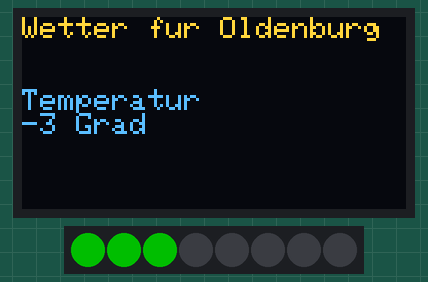
Recording of a sketch running on a simulated ESP8266 (NodeMCU). Parts: 128×64 one-colour display, 8 RGB LEDs in strip order, left to right. Dim RGB values are drawn brighter than linear; the OLED is the two-colour kind (top 16 rows yellow).

Above: at 0.35 s.
At 0.8 s:
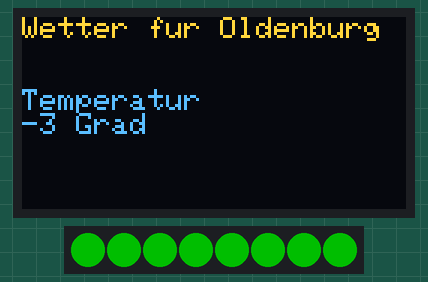
At 2.95 s:
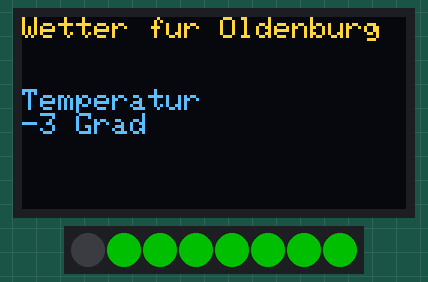
At 3.35 s:
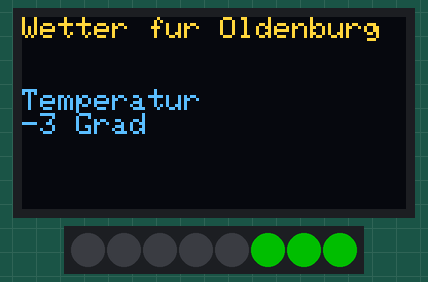
At 3.71 s:
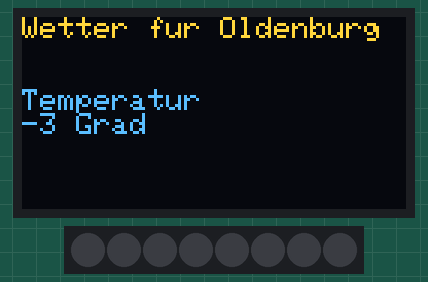
Timing chart, 0 to 40.0 s (numbered marks = the images above):
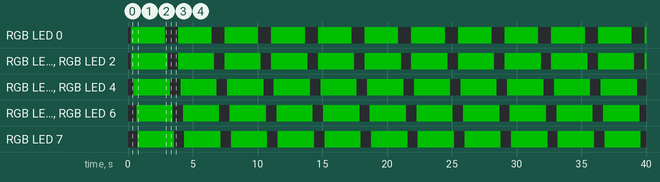

The sketch:

LEDGreen.ino
```cpp
//OLED Display
#include <Wire.h>
#include <Adafruit_SSD1306.h>
#include <Adafruit_GFX.h>
#define OLED_RESET 0
#define OLED_WIDTH 64
#define OLED_HEIGHT 48
#define OLED_ADDR   0x3C
Adafruit_SSD1306 display(OLED_RESET);
//LED
#include <FastLED.h>
#define PAUSE 1000
#define DATA_PIN D5
#define LED_TYPE WS2812B
#define COLOR_ORDER GRB
#define NUM_LEDS 8
CRGB leds[NUM_LEDS];

const int x = 100;
const int BRIGHTNESS = 80;

void setup()
{
  Serial.begin(9600);
  // tell FastLED about the LED strip configuration
  FastLED.addLeds<LED_TYPE, DATA_PIN, COLOR_ORDER>(leds, NUM_LEDS).setCorrection(TypicalLEDStrip);
  // FastLED.addLeds<LED_TYPE,DATA_PIN,CLK_PIN,COLOR_ORDER>(leds, NUM_LEDS).setCorrection(TypicalLEDStrip);

  // set master brightness control
  FastLED.setBrightness(BRIGHTNESS);

  // max 400mA ziehen
  FastLED.setMaxPowerInVoltsAndMilliamps(5, 400);

  //Display
  display.begin(SSD1306_SWITCHCAPVCC, OLED_ADDR);
  display.clearDisplay();

  display.setTextSize(0.5);
  display.setTextColor(WHITE);
  display.setCursor(0, 0);
  display.println("Wetter fur Oldenburg");

  display.setTextSize(0.5);
  display.setTextColor(WHITE);
  display.setCursor(0, 24);
  display.println("Temperatur");
  display.println("-3 Grad");


  display.display();

}

//Wird unendlich oft abgespielt
void loop() {
  greenfading();

}

void greenfading()
{
  // LEDs nacheinander grün schalten
  for (int i = 0; i < 8; i++)
  {
    leds[i] = CRGB(0, 255, 0);
    FastLED.show();
    delay(x);
  }

  // wenn ganzes LED Band grün, dann 2 Sekunden warten
  delay(2000);

  // LEDs nacheinander ausschalten
  for (int i = 0; i < 8; i++)
  {
    leds[i] = CRGB(0, 0, 0);
    FastLED.show();
    delay(x);
  }
}

void greenflashlight()
{
  for (int i = 0; i < 8; i++)
  {
    leds[i] = CRGB(0, 255, 0);
    FastLED.show();
  }

  // wenn ganzes LED Band grün, dann 2 Sekunden warten
  delay(100);

  // LEDs nacheinander ausschalten
  for (int i = 0; i < 8; i++)
  {
    leds[i] = CRGB(0, 0, 0);
    FastLED.show();
  }
}

void singleflashlight()
{
  for (int i = 0; i < 8; i++)
  {
    leds[i] = CRGB(0, 255, 0);
    FastLED.show();
    delay(50);
    leds[i] = CRGB(0, 0, 0);
    FastLED.show();
    delay(50);
  }
}
```

Measured:
- by itself, RGB LED 0: alternates RGB(0, 80, 0) for 2.6 s and off for 1.0 s
- by itself, RGB LED 1–7: alternates RGB(0, 80, 0) for 2.8 s and off for 0.80 s
- by itself, everything shown: repeats every 3.6 s, in 9 steps
- what the display in image 1 shows lasts 2.1 s, from 0.8 s to 2.9 s
